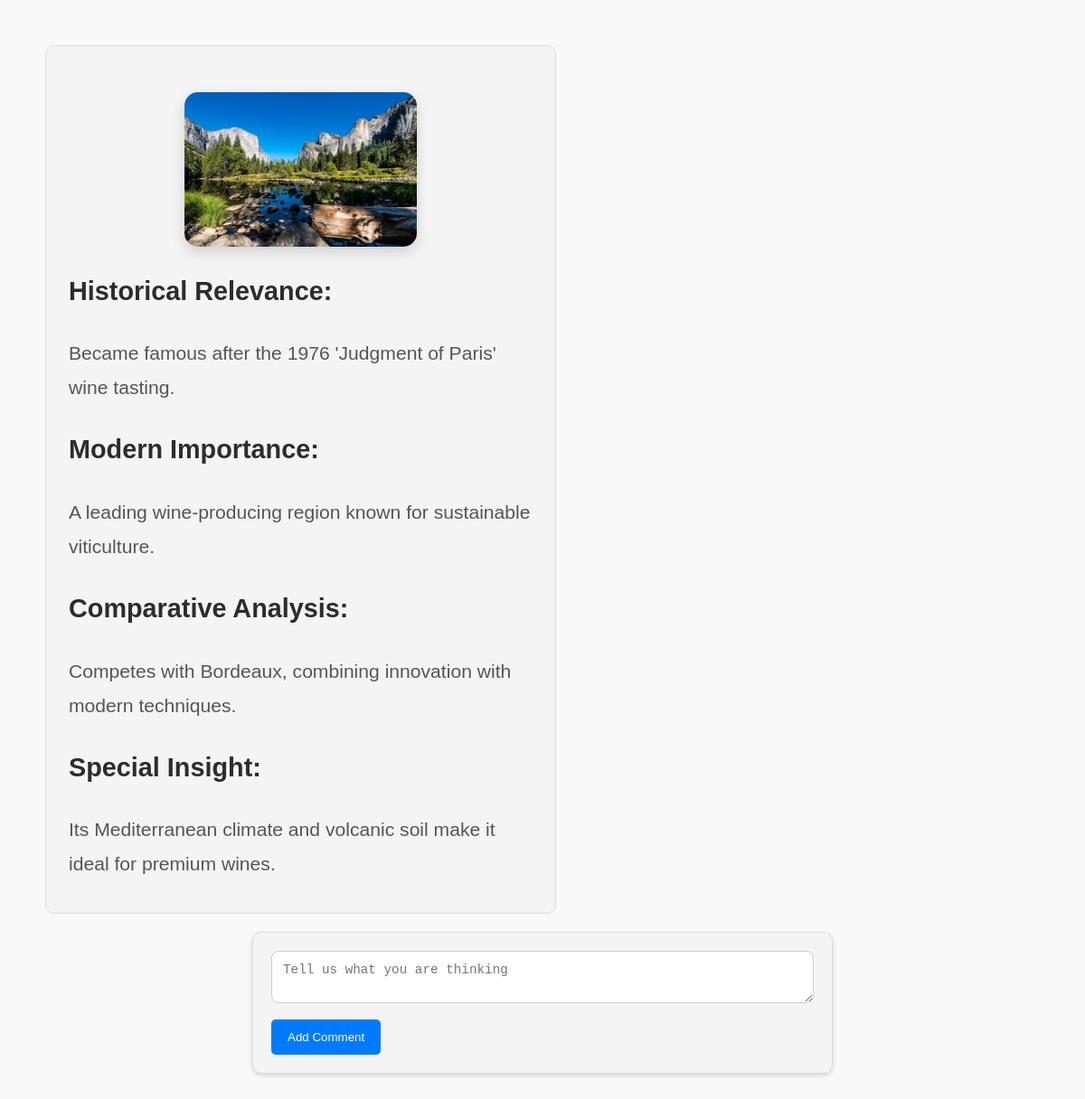
/image/4 (signed in), run on the app's committed database.
### dbclasses.py (models this page shows)
class GIS_Model(db.Model):
    __tablename__ = 'gis_model'
    ID = db.Column(db.Integer, primary_key=True)
    ImagePath = db.Column(db.String(2000), nullable=False)
    Name = db.Column(db.String(100), nullable=False)
    Latitude = db.Column(db.Float(20), nullable=False)
    Longitude = db.Column(db.Float, nullable=False)
    Comments = db.Column(db.String(1000), nullable=True)
    Source = db.Column(db.String(50), nullable=True)
    Date = db.Column(db.DateTime, default=datetime.utcnow)
    comp_model = db.relationship('COMP_Model', uselist=False, back_populates='gis_model', cascade='all, delete-orphan')
    analysis_model = db.relationship('ANALYSIS_Model', uselist=False, back_populates='gis_model', cascade='all, delete-orphan')
    comments = db.relationship('Comment', backref='image', lazy=True)

class COMP_Model(db.Model):
    __tablename__ = 'comp_model'
    ImageID = db.Column(db.Integer, db.ForeignKey('gis_model.ID'), primary_key=True)
    Hist_Relevance = db.Column(db.String(500), nullable=False)
    Mod_Imp = db.Column(db.String(500), nullable=False)
    Comp_Analysis = db.Column(db.String(500), nullable=False)
    Insight = db.Column(db.String(500), nullable=False)
    gis_model = db.relationship('GIS_Model', back_populates='comp_model')

### main.py (the view, shortened to what this page needs)
@app.route('/image/<int:image_id>', methods=['GET', 'POST'])
@login_required
def image_detail(image_id):
    image = COMP_Model.query.get_or_404(image_id)
    comments = (
        Comment.query.filter_by(image_id=image_id, is_reply=False)
        .order_by(Comment.created_at.desc())
        .all()
    )
    return render_template('image_detail.html', image=image, comments=comments)

### main.py (called while the page is built)
@login_manager.user_loader
def load_user(user_id):
    return User.query.get(int(user_id))

### templates/image_detail.html (shortened to what this page needs)
{% extends "basic.html" %}
{% block body %}
<div class="image-details">
  <img
    src="{{ url_for('static', filename='Images/' + image.gis_model.ImagePath) }}"
    alt="{{ image.gis_model.Name }}"
    style="width: 50%; height: auto"
  />
  <div class="details">
    <h2>Historical Relevance:</h2>
    <p>{{ image.Hist_Relevance }}</p>
    <h2>Modern Importance:</h2>
    <p>{{ image.Mod_Imp }}</p>
    <h2>Comparative Analysis:</h2>
    <p>{{ image.Comp_Analysis }}</p>
    <h2>Special Insight:</h2>
    <p>{{ image.Insight }}</p>
  </div>
</div>
<div class="add-comment">
  <form id="commentForm">
    <textarea name="content" placeholder="Tell us what you are thinking" required></textarea>
    <button type="submit">Add Comment</button>
  </form>
</div>
{% endblock %}

### static/css/styles.css (style rules this page uses)
body { margin: 10px; padding: 20px; font-family: 'Gill Sans', 'Gill Sans MT', Calibri, 'Trebuchet MS', sans-serif ; line-height: 1.6; background-color: #f9f9f9; color: #2d2c2c; }
img { max-width: 300px; height: auto; border-radius: 15px; box-shadow: 0px 4px 10px rgba(0, 0, 0, 0.2); margin: 10px; display: block; margin-left: auto; margin-right: auto; }
form { max-width: 600px; margin: 20px auto; padding: 20px; border: 1px solid #ddd; border-radius: 10px; background-color: #f9f9f9; }
p { margin: 5px 0; }
.image-details { width: 45%; padding: 25px; border: 1px solid #ddd; border-radius: 10px; background-color: #f4f4f4; font-size: 1.2em; line-height: 1.8; }
.image-details p { font-size: 1.1em; color: #555; margin: 10px 0; }
.image-details img { width: 100%; height: auto; border-radius: 15px; box-shadow: 0px 6px 15px rgba(0, 0, 0, 0.15); margin-bottom: 15px; }
.image-details { margin: 20px; }
.add-comment form { margin-top: 20px; padding: 20px; background-color: #f4f4f4; border-radius: 10px; box-shadow: 0 2px 5px rgba(0, 0, 0, 0.15); }
.add-comment textarea { width: 100%; padding: 12px; border-radius: 8px; border: 1px solid #ccc; font-size: 1em; color: #333; }
.add-comment button { background-color: #007bff; color: white; padding: 12px 18px; border: none; border-radius: 5px; cursor: pointer; margin-top: 10px; }
.add-comment textarea, .replyForm textarea { font-size: 1.1em; color: #444; background-color: #fff; box-sizing: border-box; }

### data on the page
GIS_Model: ImagePath (picture)
COMP_Model: Hist_Relevance "Became famous after the 1976 'Judgment of Paris' wine tasting.", Mod_Imp "A leading wine-producing region known for sustainable viticulture.", Comp_Analysis "Competes with Bordeaux, combining innovation with modern techniques.", Insight "Its Mediterranean climate and volcanic soil make it ideal for premium wines."
